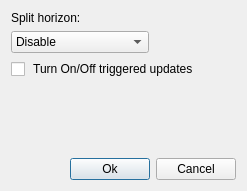
<?xml version="1.0" encoding="UTF-8"?>
<ui version="4.0">
 <class>ripProperty</class>
 <widget class="QDialog" name="ripProperty">
  <property name="geometry">
   <rect>
    <x>0</x>
    <y>0</y>
    <width>247</width>
    <height>191</height>
   </rect>
  </property>
  <property name="windowTitle">
   <string>Rip programm property</string>
  </property>
  <layout class="QVBoxLayout" name="verticalLayout_2">
   <item>
    <layout class="QVBoxLayout" name="verticalLayout">
     <item>
      <widget class="QLabel" name="label">
       <property name="text">
        <string>Split horizon:</string>
       </property>
      </widget>
     </item>
     <item>
      <widget class="QComboBox" name="cb_split">
       <property name="sizePolicy">
        <sizepolicy hsizetype="Maximum" vsizetype="Maximum">
         <horstretch>0</horstretch>
         <verstretch>0</verstretch>
        </sizepolicy>
       </property>
       <item>
        <property name="text">
         <string>Disable</string>
        </property>
       </item>
       <item>
        <property name="text">
         <string>Enable</string>
        </property>
       </item>
       <item>
        <property name="text">
         <string>With poison reverse</string>
        </property>
       </item>
      </widget>
     </item>
    </layout>
   </item>
   <item>
    <widget class="QCheckBox" name="chb_update">
     <property name="text">
      <string> Turn On/Off triggered updates</string>
     </property>
    </widget>
   </item>
   <item>
    <spacer name="verticalSpacer">
     <property name="orientation">
      <enum>Qt::Vertical</enum>
     </property>
     <property name="sizeHint" stdset="0">
      <size>
       <width>20</width>
       <height>40</height>
      </size>
     </property>
    </spacer>
   </item>
   <item>
    <layout class="QHBoxLayout" name="horizontalLayout">
     <item>
      <spacer name="horizontalSpacer">
       <property name="orientation">
        <enum>Qt::Horizontal</enum>
       </property>
       <property name="sizeHint" stdset="0">
        <size>
         <width>40</width>
         <height>20</height>
        </size>
       </property>
      </spacer>
     </item>
     <item>
      <widget class="QPushButton" name="btn_ok">
       <property name="text">
        <string>Ok</string>
       </property>
       <property name="icon">
        <iconset resource="../../netemul.qrc">
         <normaloff>:/im/images/ok.png</normaloff>:/im/images/ok.png</iconset>
       </property>
      </widget>
     </item>
     <item>
      <widget class="QPushButton" name="btn_cancel">
       <property name="text">
        <string>Cancel</string>
       </property>
       <property name="icon">
        <iconset resource="../../netemul.qrc">
         <normaloff>:/im/images/not.png</normaloff>:/im/images/not.png</iconset>
       </property>
      </widget>
     </item>
    </layout>
   </item>
  </layout>
 </widget>
 <resources>
  <include location="../../netemul.qrc"/>
 </resources>
 <connections>
  <connection>
   <sender>btn_cancel</sender>
   <signal>clicked()</signal>
   <receiver>ripProperty</receiver>
   <slot>reject()</slot>
   <hints>
    <hint type="sourcelabel">
     <x>236</x>
     <y>180</y>
    </hint>
    <hint type="destinationlabel">
     <x>254</x>
     <y>200</y>
    </hint>
   </hints>
  </connection>
  <connection>
   <sender>btn_ok</sender>
   <signal>clicked()</signal>
   <receiver>ripProperty</receiver>
   <slot>apply()</slot>
   <hints>
    <hint type="sourcelabel">
     <x>88</x>
     <y>152</y>
    </hint>
    <hint type="destinationlabel">
     <x>44</x>
     <y>118</y>
    </hint>
   </hints>
  </connection>
 </connections>
 <slots>
  <slot>apply()</slot>
 </slots>
</ui>
